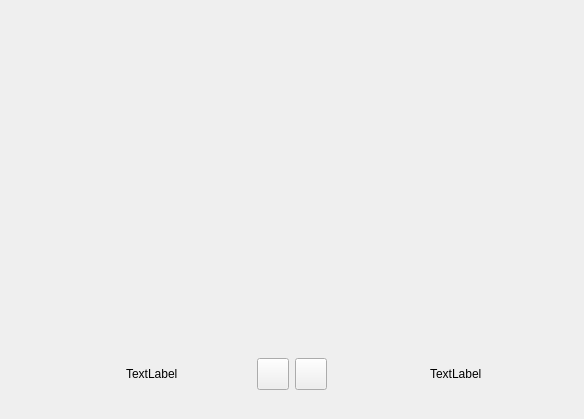
<?xml version="1.0" encoding="UTF-8"?>
<ui version="4.0">
 <class>AFQProgramView</class>
 <widget class="QWidget" name="AFQProgramView">
  <property name="geometry">
   <rect>
    <x>0</x>
    <y>0</y>
    <width>584</width>
    <height>419</height>
   </rect>
  </property>
  <property name="minimumSize">
   <size>
    <width>500</width>
    <height>100</height>
   </size>
  </property>
  <property name="windowTitle">
   <string>Form</string>
  </property>
  <layout class="QVBoxLayout" name="verticalLayout">
   <property name="spacing">
    <number>25</number>
   </property>
   <property name="leftMargin">
    <number>23</number>
   </property>
   <property name="topMargin">
    <number>30</number>
   </property>
   <property name="rightMargin">
    <number>23</number>
   </property>
   <property name="bottomMargin">
    <number>25</number>
   </property>
   <item>
    <widget class="QWidget" name="widget_ContainerDisplays" native="true"/>
   </item>
   <item>
    <widget class="QWidget" name="widget" native="true">
     <property name="minimumSize">
      <size>
       <width>0</width>
       <height>40</height>
      </size>
     </property>
     <property name="maximumSize">
      <size>
       <width>16777215</width>
       <height>40</height>
      </size>
     </property>
     <layout class="QHBoxLayout" name="horizontalLayout_3">
      <property name="spacing">
       <number>0</number>
      </property>
      <property name="leftMargin">
       <number>0</number>
      </property>
      <property name="topMargin">
       <number>0</number>
      </property>
      <property name="rightMargin">
       <number>0</number>
      </property>
      <property name="bottomMargin">
       <number>0</number>
      </property>
      <item>
       <layout class="QHBoxLayout" name="horizontalLayout">
        <property name="spacing">
         <number>0</number>
        </property>
        <item>
         <spacer name="horizontalSpacer">
          <property name="orientation">
           <enum>Qt::Horizontal</enum>
          </property>
          <property name="sizeHint" stdset="0">
           <size>
            <width>40</width>
            <height>20</height>
           </size>
          </property>
         </spacer>
        </item>
        <item>
         <layout class="QHBoxLayout" name="layout_EditLabelArea">
          <property name="spacing">
           <number>6</number>
          </property>
          <item>
           <widget class="QLabel" name="label_EditDisplay">
            <property name="minimumSize">
             <size>
              <width>66</width>
              <height>27</height>
             </size>
            </property>
            <property name="maximumSize">
             <size>
              <width>66</width>
              <height>27</height>
             </size>
            </property>
            <property name="text">
             <string/>
            </property>
            <property name="alignment">
             <set>Qt::AlignCenter</set>
            </property>
            <property name="margin">
             <number>0</number>
            </property>
           </widget>
          </item>
          <item>
           <widget class="QLabel" name="label_EditSceneName">
            <property name="minimumSize">
             <size>
              <width>100</width>
              <height>0</height>
             </size>
            </property>
            <property name="maximumSize">
             <size>
              <width>100</width>
              <height>16777215</height>
             </size>
            </property>
            <property name="text">
             <string>TextLabel</string>
            </property>
           </widget>
          </item>
         </layout>
        </item>
        <item>
         <spacer name="horizontalSpacer_2">
          <property name="orientation">
           <enum>Qt::Horizontal</enum>
          </property>
          <property name="sizeHint" stdset="0">
           <size>
            <width>40</width>
            <height>20</height>
           </size>
          </property>
         </spacer>
        </item>
        <item>
         <layout class="QHBoxLayout" name="layout_TransitionArea">
          <property name="spacing">
           <number>6</number>
          </property>
          <item>
           <widget class="AFQCustomPushbutton" name="pushButton_Transition">
            <property name="minimumSize">
             <size>
              <width>32</width>
              <height>32</height>
             </size>
            </property>
            <property name="maximumSize">
             <size>
              <width>32</width>
              <height>32</height>
             </size>
            </property>
            <property name="text">
             <string/>
            </property>
            <property name="iconSize">
             <size>
              <width>29</width>
              <height>27</height>
             </size>
            </property>
           </widget>
          </item>
          <item>
           <widget class="AFQCustomPushbutton" name="pushButton_MenuTransition">
            <property name="minimumSize">
             <size>
              <width>32</width>
              <height>32</height>
             </size>
            </property>
            <property name="maximumSize">
             <size>
              <width>32</width>
              <height>32</height>
             </size>
            </property>
            <property name="text">
             <string/>
            </property>
            <property name="iconSize">
             <size>
              <width>29</width>
              <height>27</height>
             </size>
            </property>
           </widget>
          </item>
         </layout>
        </item>
        <item>
         <spacer name="horizontalSpacer_3">
          <property name="orientation">
           <enum>Qt::Horizontal</enum>
          </property>
          <property name="sizeHint" stdset="0">
           <size>
            <width>40</width>
            <height>20</height>
           </size>
          </property>
         </spacer>
        </item>
        <item>
         <layout class="QHBoxLayout" name="layout_LiveLabelArea">
          <property name="spacing">
           <number>6</number>
          </property>
          <item>
           <widget class="QLabel" name="label_LiveDisplay">
            <property name="minimumSize">
             <size>
              <width>66</width>
              <height>27</height>
             </size>
            </property>
            <property name="maximumSize">
             <size>
              <width>66</width>
              <height>27</height>
             </size>
            </property>
            <property name="text">
             <string/>
            </property>
            <property name="alignment">
             <set>Qt::AlignCenter</set>
            </property>
           </widget>
          </item>
          <item>
           <widget class="QLabel" name="label_LiveSceneName">
            <property name="minimumSize">
             <size>
              <width>100</width>
              <height>0</height>
             </size>
            </property>
            <property name="maximumSize">
             <size>
              <width>100</width>
              <height>16777215</height>
             </size>
            </property>
            <property name="text">
             <string>TextLabel</string>
            </property>
           </widget>
          </item>
         </layout>
        </item>
        <item>
         <spacer name="horizontalSpacer_4">
          <property name="orientation">
           <enum>Qt::Horizontal</enum>
          </property>
          <property name="sizeHint" stdset="0">
           <size>
            <width>40</width>
            <height>20</height>
           </size>
          </property>
         </spacer>
        </item>
       </layout>
      </item>
     </layout>
    </widget>
   </item>
  </layout>
 </widget>
 <customwidgets>
  <customwidget>
   <class>AFQCustomPushbutton</class>
   <extends>QPushButton</extends>
   <header>UIComponent/CCustomPushbutton.h</header>
  </customwidget>
 </customwidgets>
 <resources/>
 <connections/>
</ui>
